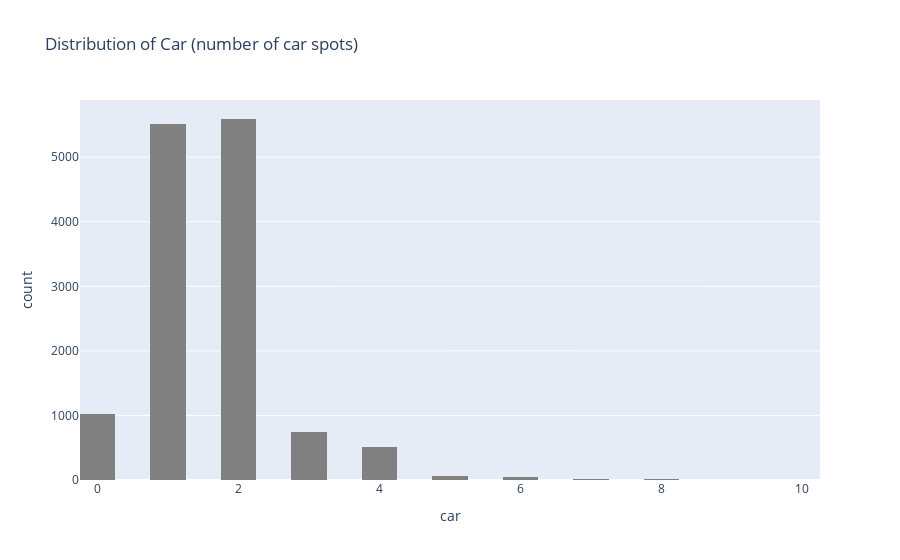

Write notebook code for a chart like this one.
### Markdown cell above
9) **What is the distribution of Car (number of car spots) ?**

### Code cell
px.histogram(data, x = 'car', nbins=30, title='Distribution of Car (number of car spots)', color_discrete_sequence=['gray'])

### Figure 1 — Plotly figure (JSON) as saved in the notebook; plotly's stock layout.template omitted (floating-point values rounded to 4 significant figures; data arrays with more than 128 entries replaced by an {"elided": "..."} marker saying what was removed)
{"data": [{"bingroup": "x", "hovertemplate": "car=%{x}<br>count=%{y}<extra></extra>", "legendgroup": "", "marker": {"color": "gray", "pattern": {"shape": ""}}, "name": "", "nbinsx": 30, "orientation": "v", "showlegend": false, "type": "histogram", "x": {"elided": "13580 float values"}, "xaxis": "x", "yaxis": "y"}], "layout": {"barmode": "relative", "legend": {"tracegroupgap": 0}, "title": {"text": "Distribution of Car (number of car spots)"}, "xaxis": {"anchor": "y", "domain": [0, 1], "title": {"text": "car"}}, "yaxis": {"anchor": "x", "domain": [0, 1], "title": {"text": "count"}}}}
